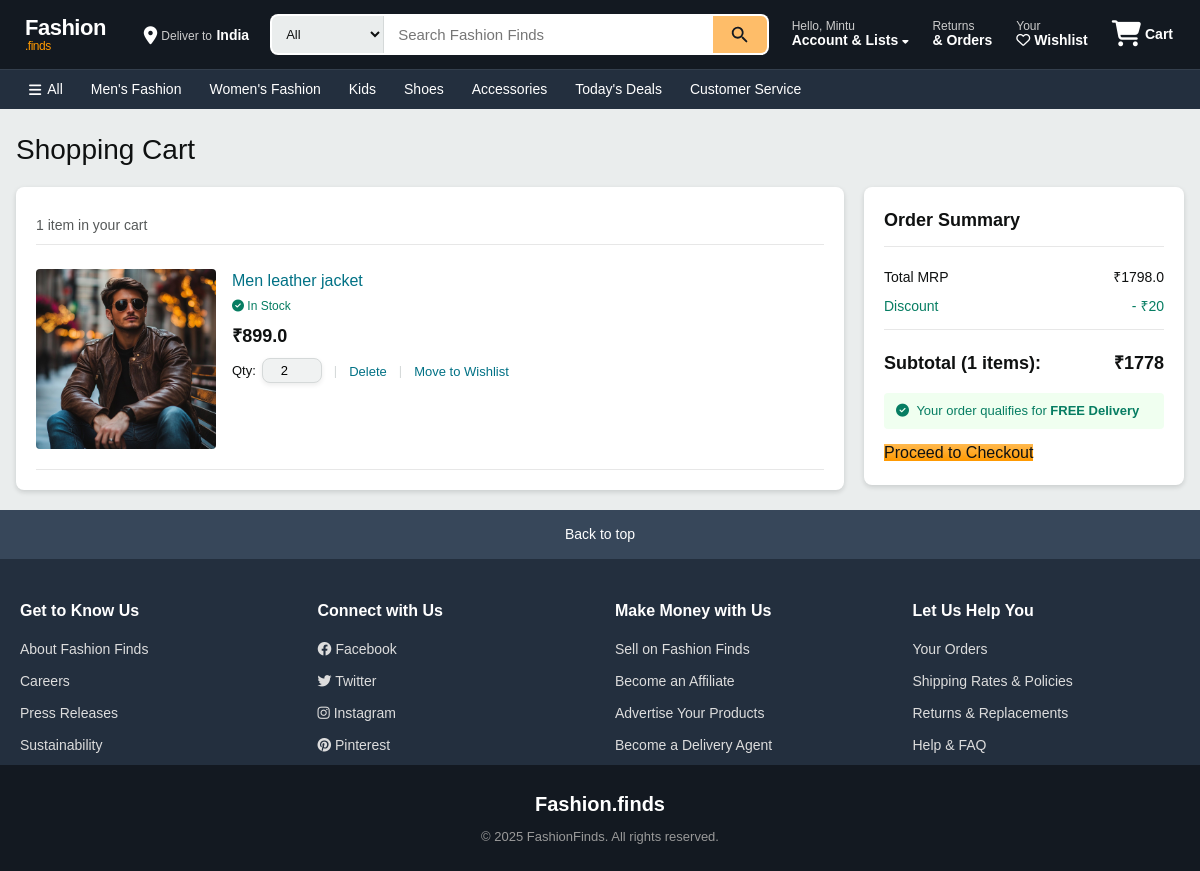
Page /cart (signed in) on the committed database.
### app/models.py (models this page shows, shortened)
class User(db.Model, UserMixin):
    __tablename__ = 'users'
    id = db.Column(db.Integer, primary_key=True)
    name = db.Column(db.String(100), nullable=False)
    phone = db.Column(db.String(15), nullable=False)
    email = db.Column(db.String(100), unique=True, nullable=False)
    password = db.Column(db.String(255), nullable=False)
    address = db.Column(db.Text, nullable=False)
    state = db.Column(db.String(50), nullable=False)
    city = db.Column(db.String(50), nullable=False)
    pincode = db.Column(db.String(10), nullable=False)
    reset_token = db.Column(db.String(255), nullable=True)
    reset_token_expiry = db.Column(db.DateTime, nullable=True)
    approved = db.Column(db.Boolean, default=False)
    role = db.Column(db.String(10), nullable=False)

class Cart(db.Model):
    __tablename__ = 'carts'
    id = db.Column(db.Integer, primary_key=True)
    user_id = db.Column(db.Integer, db.ForeignKey('users.id'), nullable=False)
    product_id = db.Column(db.Integer, db.ForeignKey('products.id'), nullable=False)
    quantity = db.Column(db.Integer, default=1)

class Product(db.Model):
    __tablename__ = 'products'
    id = db.Column(db.Integer, primary_key=True)
    product_name = db.Column(db.String(100), nullable=False)
    product_picture = db.Column(db.String(1000), nullable=False)
    current_price = db.Column(db.Float, nullable=False)
    previous_price = db.Column(db.Float, nullable=False)
    description = db.Column(db.String(2000), nullable=True)
    color = db.Column(db.String(15))
    rating = db.Column(db.Integer, default=0)
    sale = db.Column(db.Boolean, default=False)
    discount = db.Column(db.Integer, nullable=True, default=0)
    category = db.Column(db.String(100), nullable=False)
    brand_id = db.Column(db.Integer, db.ForeignKey('brands.id'), nullable=True)
    count = db.Column(db.Integer, nullable=False, default=0)
    quantity_size = db.relationship('ProductSize', backref='product', lazy=True, cascade="all, delete-orphan")
    carts = db.relationship('Cart', backref='cart_product', lazy=True, cascade="all, delete-orphan")
    wishlists = db.relationship('Wishlist', backref='wishlist_product', lazy=True, cascade="all, delete-orphan")
    order_items = db.relationship('OrderItem', backref='product', lazy=True, cascade="all, delete-orphan")

### app/views.py (the view)
@views.route('/cart')
@login_required
def show_cart():
    user_id = current_user.id  # Get the user ID directly from current_user (handled by flask_login)
    cart_items = db.session.query(Cart, Product).join(Product, Cart.product_id == Product.id)\
        .filter(Cart.user_id == user_id).all()
    if not cart_items:
        flash("Your cart is empty!", "info")
    total_mrp = sum(cart.quantity * product.current_price for cart, product in cart_items)
    total_discount = sum(cart.quantity * product.discount for cart, product in cart_items if product.discount)
    total_amount = int(total_mrp - total_discount)  # Ensure final amount is an integer
    print(f"total_amount : {total_amount}")
    return render_template(
        "cart.html",
        cart_items=cart_items,
        total_mrp=total_mrp,
        total_discount=total_discount,
        total_amount=total_amount
    )

### app/templates/cart.html (shortened to what this page needs)
{% extends 'base.html' %}
{% block content %}
<div class="cart-page">
    {% if not current_user.is_authenticated %}
    <div class="cart-empty">
        <i class="fas fa-shopping-cart"></i>
        <h3>Your Fashion Finds Cart is empty</h3>
        <p><a href="{{ url_for('auth.login') }}">Sign in</a> to see your cart or <a href="{{ url_for('auth.register') }}">create an account</a>.</p>
        <a href="{{ url_for('views.homepage') }}" class="btn-amazon-primary mt-3">Continue Shopping</a>
    </div>
    {% else %}
    <h1 class="cart-heading">Shopping Cart</h1>
    {% if cart_items %}
    <div class="cart-layout">
        <div class="cart-items-panel">
            <div class="cart-item-count">{{ cart_items|length }} item{{ 's' if cart_items|length > 1 else '' }} in your cart</div>
            {% for cart, item in cart_items %}
            <div class="cart-item" data-product-id="{{ item.id }}">
                <div class="cart-item-image">
                    <a href="{{ url_for('views.product_info', product_id=item.id) }}">
                        <img src="{{ url_for('views.get_image', filename=item.product_picture) }}" alt="{{ item.product_name }}">
                    </a>
                </div>
                <div class="cart-item-details">
                    <a href="{{ url_for('views.product_info', product_id=item.id) }}" class="cart-item-title">{{ item.product_name }}</a>
                    <p class="cart-item-stock text-success"><i class="fas fa-check-circle"></i> In Stock</p>
                    <div class="cart-item-price">
                        <span class="price-current">
                            <span class="price-symbol">&#8377;</span>{{ item.current_price }}
                        </span>
                    </div>
                    <div class="cart-item-actions">
                        <div class="qty-selector">
                            <label>Qty:</label>
                            <input type="number" class="quantity-input" value="{{ cart.quantity }}" min="1" data-product-id="{{ item.id }}">
                        </div>
                        <span class="action-divider">|</span>
                        <form action="{{ url_for('views.remove_from_cart', product_id=item.id) }}" method="post" class="d-inline">
                            <button type="submit" class="cart-action-link">Delete</button>
                        </form>
                        <span class="action-divider">|</span>
                        <form action="{{ url_for('views.move_to_wishlist', product_id=item.id) }}" method="post" class="d-inline">
                            <button type="submit" class="cart-action-link">Move to Wishlist</button>
                        </form>
                    </div>
                </div>
            </div>
            {% endfor %}
        </div>
        <div class="cart-summary">
            <div class="cart-summary-inner">
                <h3>Order Summary</h3>
                <div class="summary-row">
                    <span>Total MRP</span>
                    <span class="total-mrp">&#8377;{{ total_mrp }}</span>
                </div>
                <div class="summary-row discount">
                    <span>Discount</span>
                    <span class="discount-mrp">- &#8377;{{ total_discount }}</span>
                </div>
                <div class="summary-divider"></div>
                <div class="summary-row total">
                    <span>Subtotal ({{ cart_items|length }} items):</span>
                    <span class="final-amount">&#8377;{{ total_amount }}</span>
                </div>
                <div class="free-delivery-note">
                    <i class="fas fa-check-circle"></i> Your order qualifies for <b>FREE Delivery</b>
                </div>
                <a href="{{ url_for('views.checkout') }}" class="btn-amazon-buy btn-block">
                    Proceed to Checkout
                </a>
            </div>
        </div>
    </div>
    {% endif %}
    {% endif %}
</div>
{% endblock %}

### app/templates/navbar.html (shortened to what this page needs)
<div class="nav-container">
    <div class="navbar-top">
        <div class="logo">
            <a href="/">Fashion<span class="logo-accent">.finds</span></a>
        </div>
        <div class="deliver-to">
            <i class="fas fa-location-dot"></i>
            <div>
                <span class="deliver-label">Deliver to</span>
                <span class="deliver-value">India</span>
            </div>
        </div>
        <div class="nav-search">
            <form action="{{ url_for('views.search') }}" method="GET" class="search-bar">
                <select name="category" class="search-category">
                    <option value="">All</option>
                </select>
                <input type="text" name="query" class="search-input"
                       placeholder="Search Fashion Finds" required>
                <button type="submit" class="search-button">
                </button>
            </form>
        </div>
        <div class="nav-actions">
            <div class="dropdown">
                <a href="{{ url_for('auth.account') }}" class="nav-action-item">
                    <span class="nav-action-label">Hello, {% if current_user.is_authenticated %}{{ current_user.name }}{% else %}sign in{% endif %}</span>
                    <span class="nav-action-value">Account & Lists <i class="fas fa-caret-down nav-dropdown-arrow"></i></span>
                </a>
            </div>
            <a href="{{ url_for('views.my_orders') }}" class="nav-action-item">
                <span class="nav-action-label">Returns</span>
                <span class="nav-action-value">& Orders</span>
            </a>
            <a href="/wishlist" class="nav-action-item">
                <span class="nav-action-label">Your</span>
                <span class="nav-action-value"><i class="far fa-heart"></i> Wishlist</span>
            </a>
            <a href="/cart" class="nav-cart">
                <span class="cart-icon-wrap">
                    <i class="fas fa-shopping-cart"></i>
                </span>
                <span class="cart-label">Cart</span>
            </a>
        </div>
    </div>
    <div class="navbar-bottom">
        <div class="navbar-bottom-inner">
            <a href="/" class="nav-cat-link"><i class="fas fa-bars"></i> All</a>
            <a href="{{ url_for('views.products_by_category', category_name='Men') }}" class="nav-cat-link">Men's Fashion</a>
            <a href="{{ url_for('views.products_by_category', category_name='Women') }}" class="nav-cat-link">Women's Fashion</a>
            <a href="{{ url_for('views.products_by_category', category_name='Kids') }}" class="nav-cat-link">Kids</a>
            <a href="{{ url_for('views.products_by_category', category_name='Shoes') }}" class="nav-cat-link">Shoes</a>
            <a href="{{ url_for('views.products_by_category', category_name='Accessories') }}" class="nav-cat-link">Accessories</a>
            <a href="{{ url_for('views.search') }}?query=sale" class="nav-cat-link">Today's Deals</a>
            <a href="{{ url_for('views.contact') }}" class="nav-cat-link">Customer Service</a>
        </div>
    </div>
</div>

### rows in the picture
User: name "Mintu"
Cart: product_picture (picture), product_name "Men leather jacket", current_price "899.0", quantity "2"

### other values in the picture
{{ cart_items|length }} "1"
{{ total_mrp }} "1798.0"
{{ total_discount }} "20"
{{ total_amount }} "1778"
